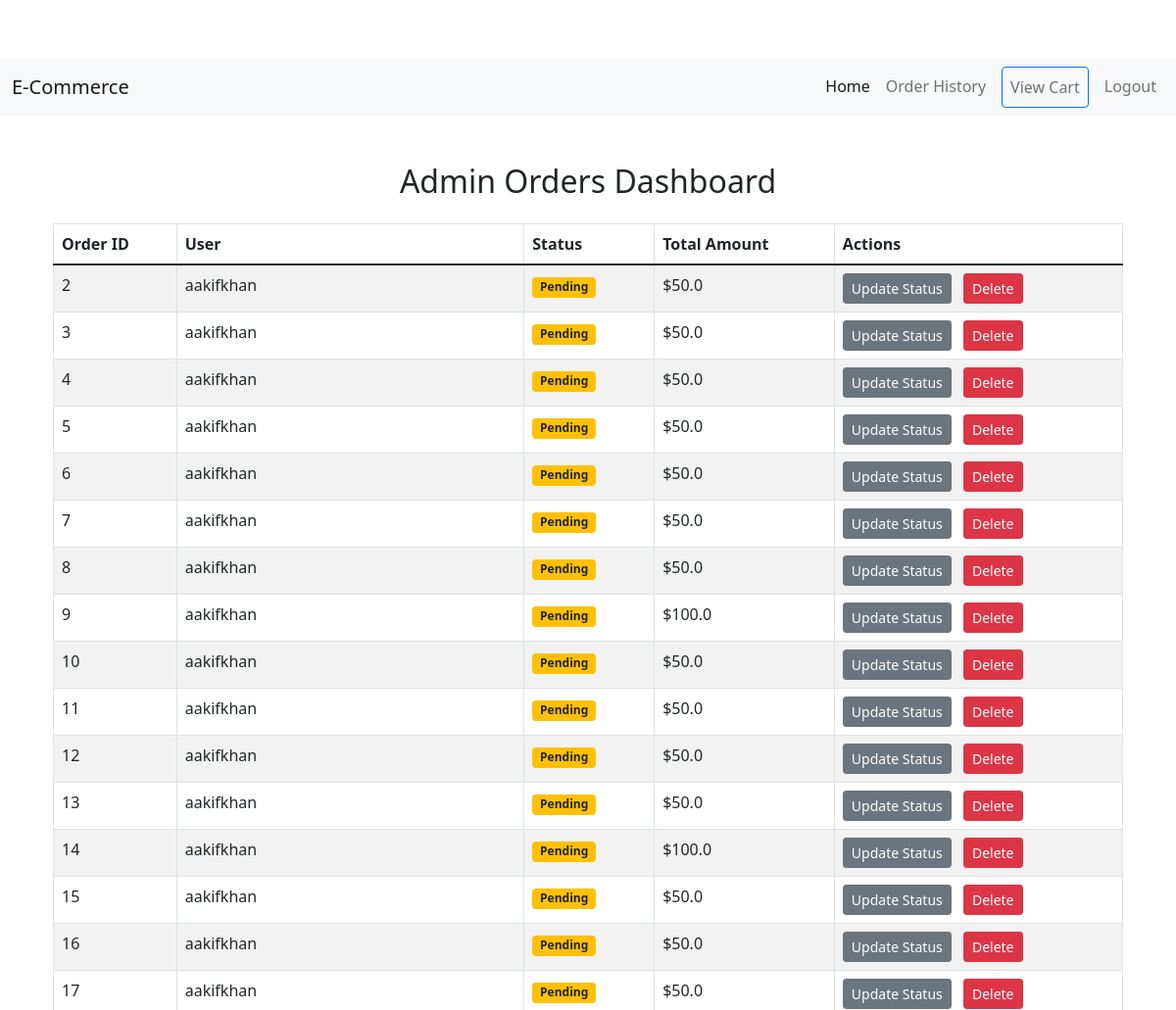
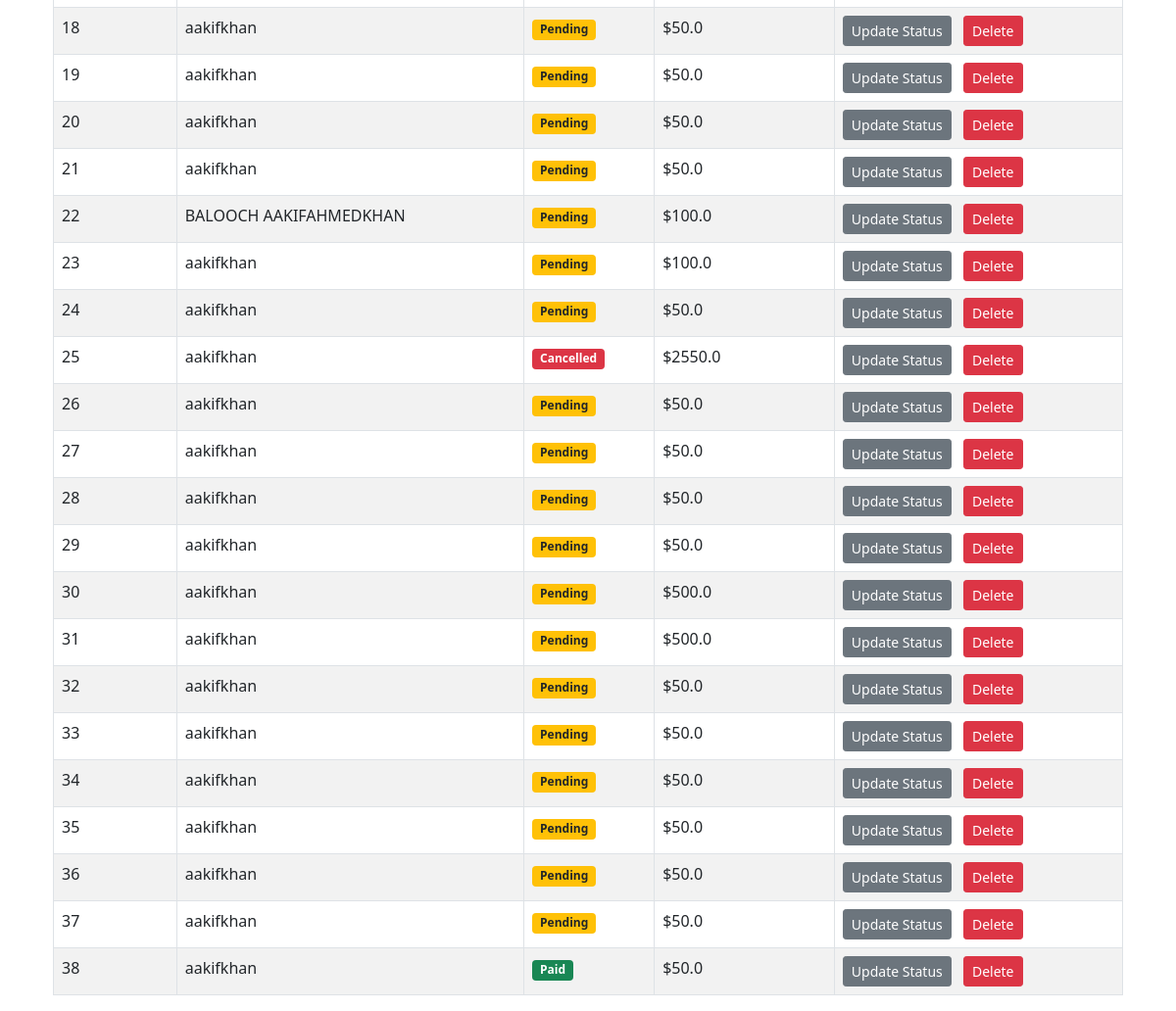
Page /admin/orders (signed in) on the committed database (2 pictures, top to bottom).
### model.py (models this page shows)
class Order(db.Model):
    __tablename__ = 'orders'
    id: Mapped[int] = mapped_column(Integer, primary_key=True)
    user_id: Mapped[int] = mapped_column(Integer, db.ForeignKey('users.id'))
    order_date: Mapped[datetime] = mapped_column(DateTime, default=datetime.utcnow)
    total_amount: Mapped[float] = mapped_column(Float, nullable=False)
    status: Mapped[str] = mapped_column(String, nullable='False')
    user = relationship('User', back_populates='orders')
    items = relationship('OrderItem', back_populates='order')
    payment = relationship('Payment', uselist=False, back_populates='order')

class User(UserMixin, db.Model):
    __tablename__ = "users"
    id: Mapped[int] = mapped_column(Integer, primary_key=True)
    email: Mapped[str] = mapped_column(String(100), unique=True)
    password: Mapped[str] = mapped_column(String(100))
    name: Mapped[str] = mapped_column(String(100))
    street: Mapped[str] = mapped_column(String(250))
    city: Mapped[str] = mapped_column(String(15))
    state: Mapped[str] = mapped_column(String(10))
    postal_code: Mapped[str] = mapped_column(String(15))
    country: Mapped[str] = mapped_column(String(15))
    phone_number: Mapped[str] = mapped_column(String(20))
    cart = relationship("Cart", back_populates="user", uselist=False)
    orders = relationship("Order", back_populates="user")

### main.py (the view)
@app.route('/admin/orders')
@admin_only
def admin_orders():
    orders = Order.query.all()
    orders_with_totals = []
    for order in orders:
        order_items = OrderItem.query.filter_by(order_id=order.id).all()
        total_price = sum(item.quantity * item.price for item in order_items)
        orders_with_totals.append({
            'order': order,
            'total_price': total_price,
            'items': order_items
        })
    return render_template('admin_orders.html', orders=orders_with_totals)

### main.py (called while the page is built)
@login_manager.user_loader
def load_user(user_id):
    return db.get_or_404(User, user_id)

def admin_only(f):
    @wraps(f)
    def decorated_function(*args, **kwargs):
        if current_user.id != 1:
            return abort(403)
        return f(*args, **kwargs)
    return decorated_function

### templates/admin_orders.html (shortened to what this page needs)
{% extends "base.html" %}
{% block content %}
<div class="container mt-5">
    <h2 class="text-center mb-4">Admin Orders Dashboard</h2>
    <div class="table-responsive">
        <table class="table table-striped table-bordered table-hover">
            <thead class="thead-dark">
                <tr>
                    <th>Order ID</th>
                    <th>User</th>
                    <th>Status</th>
                    <th>Total Amount</th>
                    <th>Actions</th>
                </tr>
            </thead>
            <tbody>
                {% for entry in orders %}
                <tr>
                    <td>{{ entry.order.id }}</td>
                    <td>{{ entry.order.user.name }}</td>
                    <td>
                        <span class="badge
                            {% if entry.order.status == 'pending' %}bg-warning text-dark{% endif %}
                            {% if entry.order.status == 'paid' %}bg-success{% endif %}
                            {% if entry.order.status == 'Cancelled' %}bg-danger{% endif %}
                            ">
                            {{ entry.order.status | capitalize }}
                        </span>
                    </td>
                    <td>${{ entry.total_price }}</td>
                    <td>
                        <a href="{{ url_for('update_order_status', order_id=entry.order.id) }}" class="btn btn-secondary btn-sm">Update Status</a>
                        <form action="{{ url_for('delete_order', order_id=entry.order.id) }}" method="post" style="display:inline;">
                            <button type="submit" class="btn btn-danger btn-sm ms-2" onclick="return confirm('Are you sure you want to delete this order?');">Delete</button>
                        </form>
                    </td>
                </tr>
                {% endfor %}
            </tbody>
        </table>
    </div>
</div>
{% endblock %}

### static/css/style.css (style rules this page uses)
body { padding-top: 60px; }
.container { margin-top: 80px; }

### rows in the picture
Order: order.id "2", order.status "Pending"
User: order.user.name "aakifkhan" "aakifkhan" "aakifkhan" "aakifkhan" "aakifkhan" "aakifkhan" "aakifkhan" "aakifkhan" "aakifkhan" "aakifkhan" "aakifkhan" "aakifkhan" "aakifkhan" "aakifkhan" "aakifkhan" "aakifkhan" "aakifkhan" "aakifkhan" "aakifkhan" "aakifkhan" "aakifkhan" "aakifkhan" "aakifkhan" "aakifkhan" "aakifkhan" "aakifkhan" "aakifkhan" "aakifkhan" "aakifkhan" "aakifkhan" "aakifkhan" "aakifkhan" "aakifkhan" "aakifkhan" "aakifkhan" "aakifkhan"
Order: order.id "3", order.status "Pending"
Order: order.id "4", order.status "Pending"
Order: order.id "5", order.status "Pending"
Order: order.id "6", order.status "Pending"
Order: order.id "7", order.status "Pending"
Order: order.id "8", order.status "Pending"
Order: order.id "9", order.status "Pending"
Order: order.id "10", order.status "Pending"
Order: order.id "11", order.status "Pending"
Order: order.id "12", order.status "Pending"
Order: order.id "13", order.status "Pending"
Order: order.id "14", order.status "Pending"
Order: order.id "15", order.status "Pending"
Order: order.id "16", order.status "Pending"
Order: order.id "17", order.status "Pending"
Order: order.id "18", order.status "Pending"
Order: order.id "19", order.status "Pending"
Order: order.id "20", order.status "Pending"
Order: order.id "21", order.status "Pending"
Order: order.id "22", order.status "Pending"
User: order.user.name "BALOOCH AAKIFAHMEDKHAN"
Order: order.id "23", order.status "Pending"
Order: order.id "24", order.status "Pending"
Order: order.id "25", order.status "Cancelled"
Order: order.id "26", order.status "Pending"
Order: order.id "27", order.status "Pending"
Order: order.id "28", order.status "Pending"
Order: order.id "29", order.status "Pending"
Order: order.id "30", order.status "Pending"
Order: order.id "31", order.status "Pending"
Order: order.id "32", order.status "Pending"
Order: order.id "33", order.status "Pending"
Order: order.id "34", order.status "Pending"
Order: order.id "35", order.status "Pending"
Order: order.id "36", order.status "Pending"
Order: order.id "37", order.status "Pending"
Order: order.id "38", order.status "Paid"

### other values in the picture
{{ entry.total_price }} "50.0" "50.0" "50.0" "50.0" "50.0" "50.0" "50.0" "100.0" "50.0" "50.0" "50.0" "50.0" "100.0" "50.0" "50.0" "50.0" "50.0" "50.0" "50.0" "50.0" "100.0" "100.0" "50.0" "2550.0" "50.0" "50.0" "50.0" "50.0" "500.0" "500.0" "50.0" "50.0" "50.0" "50.0" "50.0" "50.0" "50.0"
